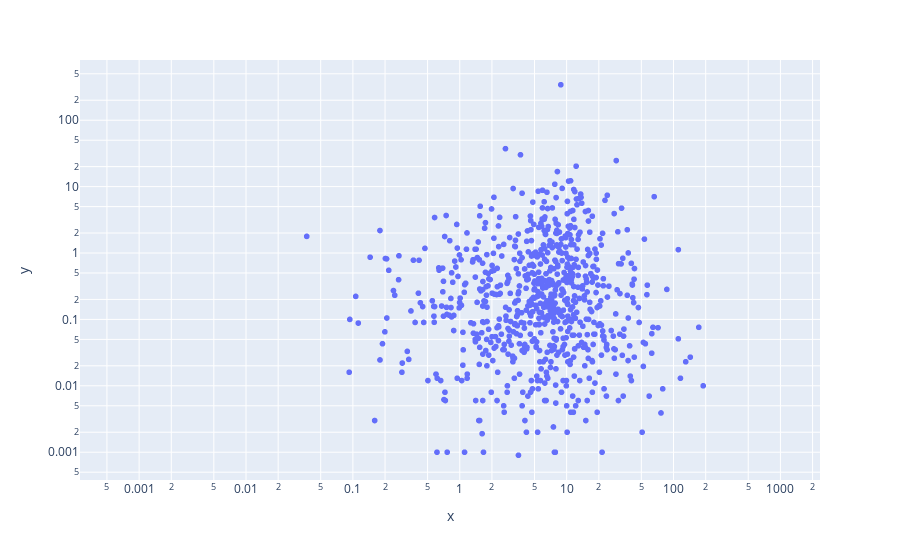

This figure's notebook cell:
### Code cell
import plotly.express as px
fig = px.scatter(x=big_df["trade_turnover"], y=big_df["pl5"])
fig.update_yaxes(type='log')
fig.update_xaxes(type='log')
fig.show()

### Figure 1 — Plotly figure (JSON) as saved in the notebook; plotly's stock layout.template omitted (floating-point values rounded to 4 significant figures; data arrays with more than 128 entries replaced by an {"elided": "..."} marker saying what was removed)
{"data": [{"hovertemplate": "x=%{x}<br>y=%{y}<extra></extra>", "legendgroup": "", "marker": {"color": "#636efa", "symbol": "circle"}, "mode": "markers", "name": "", "showlegend": false, "type": "scattergl", "x": {"elided": "2229 float values"}, "xaxis": "x", "y": {"elided": "2229 float values"}, "yaxis": "y"}], "layout": {"legend": {"tracegroupgap": 0}, "margin": {"t": 60}, "xaxis": {"anchor": "y", "domain": [0, 1], "title": {"text": "x"}, "type": "log"}, "yaxis": {"anchor": "x", "domain": [0, 1], "title": {"text": "y"}, "type": "log"}}}
